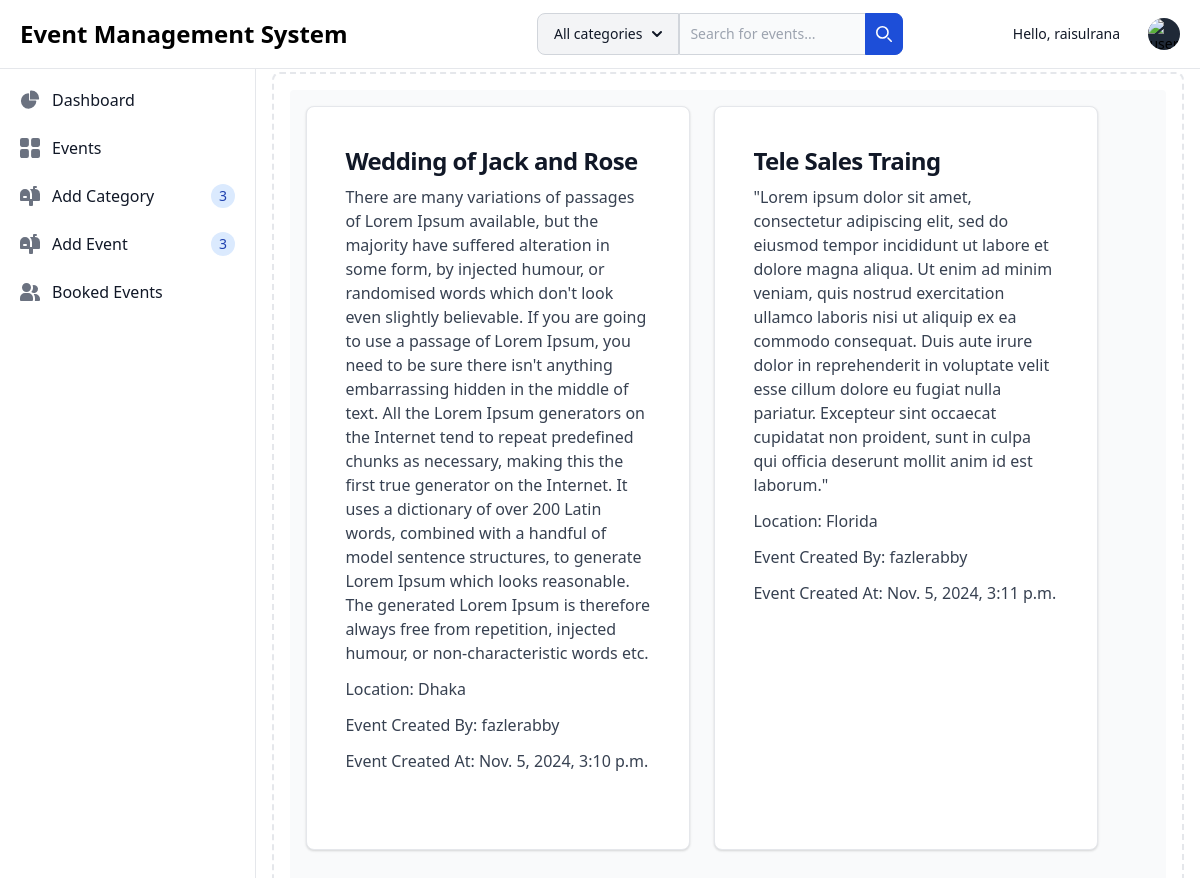
Screenshot of /events/user-bookings/ (signed in) with the database file from the repository.
### events/models.py (models this page shows, shortened)
class Booking(models.Model):
    event = models.ForeignKey(Event, on_delete=models.CASCADE, related_name='bookings')
    user = models.ForeignKey(User, on_delete=models.CASCADE, related_name='bookings')
    booked_at = models.DateTimeField(default=timezone.now)
    class Meta:
        unique_together = ('event', 'user')  # Prevents duplicate bookings for the same event by the same user

class Event(models.Model):
    title = models.CharField(max_length=50)
    description = models.TextField()
    capacity = models.PositiveBigIntegerField(default=50)
    category = models.ForeignKey(Category, on_delete=models.CASCADE, default=1)
    created_by = models.ForeignKey(User, on_delete=models.CASCADE)
    location = models.CharField(max_length=50, null=True, blank=True)
    event_created_at = models.DateTimeField(auto_now_add=True, null=True, blank=True)
    event_updated_at = models.DateTimeField(auto_now=True, null=True, blank=True)
    event_ended_at = models.DateTimeField(null=True, blank=True)

### events/views.py (the view)
# urls.py: path('user-bookings/', views.user_bookings, name='user_bookings'),
@login_required
def user_bookings(request):
    bookings = Booking.objects.filter(user=request.user)
    return render(request, 'events/user_bookings.html', {'bookings': bookings})

### events/templates/events/user_bookings.html
{% extends '_base.html' %}
{% block content %}
  <div class="max-h-screen overflow-y-auto">
    <div class="grid grid-cols-1 sm:grid-cols-2 md:grid-cols-3 lg:grid-cols-2 gap-6 p-4">
      {% for booking in bookings %}
      <div class="max-w-sm p-6 bg-white border border-gray-200 rounded-lg shadow dark:bg-gray-800 dark:border-gray-700" style="height: 50dvh; width: 50vw; overflow: scroll; padding: 10%;">
        <a href="#"><h5 class="mb-2 text-2xl font-bold tracking-tight text-gray-900 dark:text-white">{{ booking.event.title }}</h5></a>
        <p class="mb-3 font-normal text-gray-700 dark:text-gray-400">{{ booking.event.description }}</p>
        <p class="mb-3 font-normal text-gray-700 dark:text-gray-400">Location: {{ booking.event.location }}</p>
        <p class="mb-3 font-normal text-gray-700 dark:text-gray-400">Event Created By: {{ booking.event.created_by }}</p>
        <p class="mb-3 font-normal text-gray-700 dark:text-gray-400">Event Created At: {{ booking.event.event_created_at }}</p>
      </div>
      {% endfor %}
    </div>
  </div>
{% endblock %}

### templates/_base.html (shortened to what this page needs)
<!DOCTYPE html>
<html lang="en">
  <head>
    {% load static %}
    <link href="https://cdn.jsdelivr.net/npm/flowbite@2.5.2/dist/flowbite.min.css" rel="stylesheet" />
    <link href="https://cdn.jsdelivr.net/npm/tailwindcss@2.2.19/dist/tailwind.min.css" rel="stylesheet" />
  </head>
  <body>
    <nav class="fixed top-0 z-50 w-full bg-white border-b border-gray-200 dark:bg-gray-800 dark:border-gray-700">
      <div class="px-3 py-3 lg:px-5 lg:pl-3">
        <div class="flex items-center justify-between">
          <div class="flex items-center justify-start rtl:justify-end">
            <a href="{% url 'homepage' %}" class="flex ms-2 md:me-24">
              <span class="self-center text-xl font-semibold sm:text-2xl whitespace-nowrap dark:text-white">Event Management System</span>
            </a>
          </div>
          <form class="max-w-lg mx-auto" method="GET" action="{% url 'search_view' %}">
            <div class="relative flex">
                <button id="dropdown-button" data-dropdown-toggle="dropdown" class="flex-shrink-0 z-10 inline-flex items-center py-2.5 px-4 text-sm font-medium text-center text-gray-900 bg-gray-100 border border-gray-300 rounded-s-lg hover:bg-gray-200 focus:ring-4 focus:outline-none focus:ring-gray-100 dark:bg-gray-700 dark:hover:bg-gray-600 dark:focus:ring-gray-700 dark:text-white dark:border-gray-600" type="button">All categories <svg class="w-2.5 h-2.5 ms-2.5" aria-hidden="true" xmlns="http://www.w3.org/2000/svg" fill="none" viewBox="0 0 10 6">
                    <path stroke="currentColor" stroke-linecap="round" stroke-linejoin="round" stroke-width="2" d="m1 1 4 4 4-4"/>
                </svg></button>
                <div class="relative w-full">
                    <input type="search" id="search-dropdown" name="q" class="block p-2.5 w-full z-20 text-sm text-gray-900 bg-gray-50 rounded-e-lg border-s-gray-50 border-s-2 border border-gray-300 focus:ring-blue-500 focus:border-blue-500 dark:bg-gray-700 dark:border-s-gray-700  dark:border-gray-600 dark:placeholder-gray-400 dark:text-white dark:focus:border-blue-500" placeholder="Search for events..."
                    value="{{ request.GET.q }}" aria-label="Search" required />
                    <button type="submit" class="absolute top-0 end-0 p-2.5 text-sm font-medium h-full text-white bg-blue-700 rounded-e-lg border border-blue-700 hover:bg-blue-800 focus:ring-4 focus:outline-none focus:ring-blue-300 dark:bg-blue-600 dark:hover:bg-blue-700 dark:focus:ring-blue-800">
                        <svg class="w-4 h-4" aria-hidden="true" xmlns="http://www.w3.org/2000/svg" fill="none" viewBox="0 0 20 20">
                            <path stroke="currentColor" stroke-linecap="round" stroke-linejoin="round" stroke-width="2" d="m19 19-4-4m0-7A7 7 0 1 1 1 8a7 7 0 0 1 14 0Z"/>
                        </svg>
                    </button>
                </div>
            </div>
        </form>
          <div class="flex items-center">
            {% if request.user.is_authenticated %}
            <div class="px-4 py-3" role="none">
                <p class="text-sm text-gray-900 dark:text-white" role="none">Hello, {{ request.user }}</p>
              </div>
              <div class="flex items-center ms-3">
                <div>
                  <button type="button" class="flex text-sm bg-gray-800 rounded-full focus:ring-4 focus:ring-gray-300 dark:focus:ring-gray-600" aria-expanded="false" data-dropdown-toggle="dropdown-user">
                    <img class="w-8 h-8 rounded-full" src="{{ user_profile.image.url }}" alt="user photo" />
                  </button>
                </div>
              </div>
            {% endif %}
          </div>
        </div>
      </div>
    </nav>
    <aside id="logo-sidebar" class="fixed top-0 left-0 z-40 w-64 h-screen pt-20 transition-transform -translate-x-full bg-white border-r border-gray-200 sm:translate-x-0 dark:bg-gray-800 dark:border-gray-700" aria-label="Sidebar">
      <div class="h-full px-3 pb-4 overflow-y-auto bg-white dark:bg-gray-800">
        <ul class="space-y-2 font-medium">
          {% if request.user.is_authenticated %}
            <li>
              <a href="{% url 'homepage' %}" class="flex items-center p-2 text-gray-900 rounded-lg dark:text-white hover:bg-gray-100 dark:hover:bg-gray-700 group">
                <span class="ms-3">Dashboard</span>
              </a>
            </li>
            <li>
              <a href="{% url 'homepage' %}" class="flex items-center p-2 text-gray-900 rounded-lg dark:text-white hover:bg-gray-100 dark:hover:bg-gray-700 group">
                <span class="flex-1 ms-3 whitespace-nowrap">Events</span>
              </a>
            </li>
            <li>
              <a href="{% url 'add_category' %}" class="flex items-center p-2 text-gray-900 rounded-lg dark:text-white hover:bg-gray-100 dark:hover:bg-gray-700 group">
                <span class="flex-1 ms-3 whitespace-nowrap">Add Category</span>
                <span class="inline-flex items-center justify-center w-3 h-3 p-3 ms-3 text-sm font-medium text-blue-800 bg-blue-100 rounded-full dark:bg-blue-900 dark:text-blue-300">3</span>
              </a>
            </li>
            <li>
              <a href="{% url 'add_event' %}" class="flex items-center p-2 text-gray-900 rounded-lg dark:text-white hover:bg-gray-100 dark:hover:bg-gray-700 group">
                <span class="flex-1 ms-3 whitespace-nowrap">Add Event</span>
                <span class="inline-flex items-center justify-center w-3 h-3 p-3 ms-3 text-sm font-medium text-blue-800 bg-blue-100 rounded-full dark:bg-blue-900 dark:text-blue-300">3</span>
              </a>
            </li>
            <li>
              <a href="{% url 'user_bookings' %}" class="flex items-center p-2 text-gray-900 rounded-lg dark:text-white hover:bg-gray-100 dark:hover:bg-gray-700 group">
                <span class="flex-1 ms-3 whitespace-nowrap">Booked Events</span>
              </a>
            </li>
          {% endif %}
        </ul>
      </div>
    </aside>
    <div class="p-4 sm:ml-64">
      <div class="p-4 border-2 border-gray-200 border-dashed rounded-lg dark:border-gray-700 mt-14">
        <div class="flex h-screen mb-4 rounded bg-gray-50 dark:bg-gray-800">
          {% block content %}
          {% endblock content %}
        </div>
      </div>
    </div>
  </body>
</html>

### rows the page displays
Booking: event "Wedding of Jack and Rose", event.description "There are many variations of passages of Lorem Ipsum available, but the majority have suffered alteration in some form, by injected humour, or randomised words which don't look even slightly believable. If you are going to use a passage of Lorem Ipsum, you need to be sure there isn't anything embarrassing hidden in the middle of text. All the Lorem Ipsum generators on the Internet tend to repeat predefined chunks as necessary, making this the first true generator on the Internet. It uses a dictionary of over 200 Latin words, combined with a handful of model sentence structures, to generate Lorem Ipsum which looks reasonable. The generated Lorem Ipsum is therefore always free from…", event.location "Dhaka", event.created_by "fazlerabby", event.event_created_at "Nov. 5, 2024, 3:10 p.m."
Booking: event "Tele Sales Traing", event.description "\"Lorem ipsum dolor sit amet, consectetur adipiscing elit, sed do eiusmod tempor incididunt ut labore et dolore magna aliqua. Ut enim ad minim veniam, quis nostrud exercitation ullamco laboris nisi ut aliquip ex ea commodo consequat. Duis aute irure dolor in reprehenderit in voluptate velit esse cillum dolore eu fugiat nulla pariatur. Excepteur sint occaecat cupidatat non proident, sunt in culpa qui officia deserunt mollit anim id est laborum.\"", event.location "Florida", event.created_by "fazlerabby", event.event_created_at "Nov. 5, 2024, 3:11 p.m."

### other values shown
{{ request.user }} "raisulrana"
